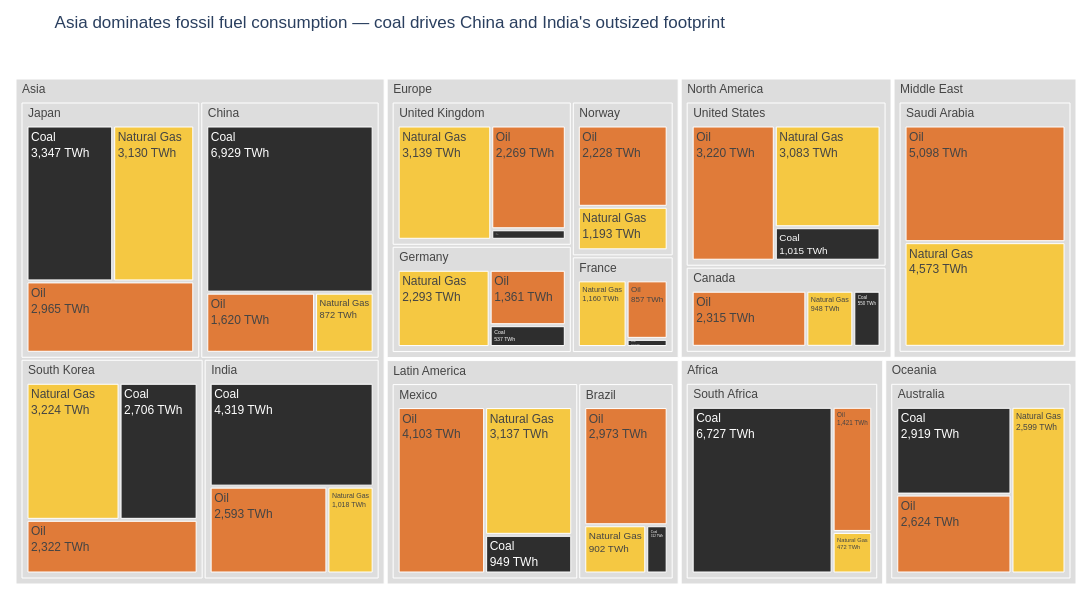

Here is the notebook cell this chart was saved with:
### Markdown cell above
## Task 1 — Treemap: fossil fuel dependency by country

### Code cell
# ── Data prep ─────────────────────────────────────────────────────────────────
df_fossil = df.loc[df['Source_Type'] == 'Fossil'].copy()

# CVD-safe palette for the three fossil sources
fossil_palette = {
    'Coal':        '#2E2E2E',   # dark charcoal: coal
    'Oil':         '#E07B39',   # orange: oil
    'Natural Gas': '#F5C842',   # yellow: natural gas
}

# ── Step 1: Plotly Express base chart ─────────────────────────────────────────
fig = px.treemap(
    df_fossil,
    path=['Region', 'Country', 'Source'],  
    values='TWh',
    color='Source',                         
    color_discrete_map=fossil_palette,
    labels={'TWh': 'Energy (TWh)', 'Source': 'Fossil source'},
    title='Asia dominates fossil fuel consumption — coal drives China and India\'s outsized footprint',
    height=600, width=1100
)

# ── Step 2: Customisation ─────────────────────────────────────────────────────
fig.update_traces(
    texttemplate='%{label}<br>%{value:,.0f} TWh',   # TWh values, no percentages
    hovertemplate='<b>%{label}</b><br>%{value:,.0f} TWh<extra></extra>',
    root_color='white',
)

# Grey out parent nodes (Region and Country level)
fig.data[0].marker.colors = [
    c if c in fossil_palette.values() else '#DDDDDD'
    for c in fig.data[0].marker.colors
]

fig.update_layout(
    font=dict(family='Arial', size=12),
    margin=dict(l=10, r=10, t=55, b=10),
    paper_bgcolor='white',
)

fig.show()

### Figure 1 — Plotly figure (JSON) as saved in the notebook; plotly's stock layout.template omitted (floating-point values rounded to 4 significant figures)
{"data": [{"branchvalues": "total", "customdata": [["Coal"], ["Oil"], ["Oil"], ["Oil"], ["Natural Gas"], ["Natural Gas"], ["Natural Gas"], ["Natural Gas"], ["Coal"], ["Natural Gas"], ["Coal"], ["Coal"], ["Coal"], ["Natural Gas"], ["Oil"], ["Coal"], ["Oil"], ["Oil"], ["Oil"], ["Oil"], ["Coal"], ["Natural Gas"], ["Oil"], ["Natural Gas"], ["Coal"], ["Coal"], ["Natural Gas"], ["Natural Gas"], ["Oil"], ["Coal"], ["Oil"], ["Natural Gas"], ["Oil"], ["Oil"], ["Natural Gas"], ["Natural Gas"], ["Oil"], ["Oil"], ["Coal"], ["Natural Gas"], ["Natural Gas"], ["Coal"], ["Coal"], ["(?)"], ["(?)"], ["(?)"], ["(?)"], ["(?)"], ["(?)"], ["(?)"], ["(?)"], ["(?)"], ["(?)"], ["(?)"], ["(?)"], ["(?)"], ["(?)"], ["(?)"], ["(?)"], ["(?)"], ["(?)"], ["(?)"], ["(?)"], ["(?)"], ["(?)"]], "domain": {"x": [0, 1], "y": [0, 1]}, "hovertemplate": "<b>%{label}</b><br>%{value:,.0f} TWh<extra></extra>", "ids": ["Oceania/Australia/Coal", "Asia/South Korea/Oil", "Europe/Norway/Oil", "Asia/India/Oil", "North America/United States/Natural Gas", "Africa/South Africa/Natural Gas", "Europe/Germany/Natural Gas", "North America/Canada/Natural Gas", "North America/United States/Coal", "Latin America/Mexico/Natural Gas", "Asia/China/Coal", "Asia/India/Coal", "Africa/South Africa/Coal", "Europe/United Kingdom/Natural Gas", "Africa/South Africa/Oil", "North America/Canada/Coal", "Latin America/Mexico/Oil", "Europe/Germany/Oil", "Asia/China/Oil", "Latin America/Brazil/Oil", "Europe/Germany/Coal", "Middle East/Saudi Arabia/Natural Gas", "North America/United States/Oil", "Asia/Japan/Natural Gas", "Europe/United Kingdom/Coal", "Latin America/Mexico/Coal", "Europe/France/Natural Gas", "Latin America/Brazil/Natural Gas", "Europe/United Kingdom/Oil", "Latin America/Brazil/Coal", "Middle East/Saudi Arabia/Oil", "Oceania/Australia/Natural Gas", "Asia/Japan/Oil", "Europe/France/Oil", "Europe/Norway/Natural Gas", "Asia/China/Natural Gas", "North America/Canada/Oil", "Oceania/Australia/Oil", "Europe/France/Coal", "Asia/India/Natural Gas", "Asia/South Korea/Natural Gas", "Asia/Japan/Coal", "Asia/South Korea/Coal", "Oceania/Australia", "Latin America/Brazil", "North America/Canada", "Asia/China", "Europe/France", "Europe/Germany", "Asia/India", "Asia/Japan", "Latin America/Mexico", "Europe/Norway", "Middle East/Saudi Arabia", "Africa/South Africa", "Asia/South Korea", "Europe/United Kingdom", "North America/United States", "Africa", "Asia", "Europe", "Latin America", "Middle East", "North America", "Oceania"], "labels": ["Coal", "Oil", "Oil", "Oil", "Natural Gas", "Natural Gas", "Natural Gas", "Natural Gas", "Coal", "Natural Gas", "Coal", "Coal", "Coal", "Natural Gas", "Oil", "Coal", "Oil", "Oil", "Oil", "Oil", "Coal", "Natural Gas", "Oil", "Natural Gas", "Coal", "Coal", "Natural Gas", "Natural Gas", "Oil", "Coal", "Oil", "Natural Gas", "Oil", "Oil", "Natural Gas", "Natural Gas", "Oil", "Oil", "Coal", "Natural Gas", "Natural Gas", "Coal", "Coal", "Australia", "Brazil", "Canada", "China", "France", "Germany", "India", "Japan", "Mexico", "Norway", "Saudi Arabia", "South Africa", "South Korea", "United Kingdom", "United States", "Africa", "Asia", "Europe", "Latin America", "Middle East", "North America", "Oceania"], "marker": {"colors": ["#2E2E2E", "#E07B39", "#E07B39", "#E07B39", "#F5C842", "#F5C842", "#F5C842", "#F5C842", "#2E2E2E", "#F5C842", "#2E2E2E", "#2E2E2E", "#2E2E2E", "#F5C842", "#E07B39", "#2E2E2E", "#E07B39", "#E07B39", "#E07B39", "#E07B39", "#2E2E2E", "#F5C842", "#E07B39", "#F5C842", "#2E2E2E", "#2E2E2E", "#F5C842", "#F5C842", "#E07B39", "#2E2E2E", "#E07B39", "#F5C842", "#E07B39", "#E07B39", "#F5C842", "#F5C842", "#E07B39", "#E07B39", "#2E2E2E", "#F5C842", "#F5C842", "#2E2E2E", "#2E2E2E", "#DDDDDD", "#DDDDDD", "#DDDDDD", "#DDDDDD", "#DDDDDD", "#DDDDDD", "#DDDDDD", "#DDDDDD", "#DDDDDD", "#DDDDDD", "#DDDDDD", "#DDDDDD", "#DDDDDD", "#DDDDDD", "#DDDDDD", "#DDDDDD", "#DDDDDD", "#DDDDDD", "#DDDDDD", "#DDDDDD", "#DDDDDD", "#DDDDDD"]}, "name": "", "parents": ["Oceania/Australia", "Asia/South Korea", "Europe/Norway", "Asia/India", "North America/United States", "Africa/South Africa", "Europe/Germany", "North America/Canada", "North America/United States", "Latin America/Mexico", "Asia/China", "Asia/India", "Africa/South Africa", "Europe/United Kingdom", "Africa/South Africa", "North America/Canada", "Latin America/Mexico", "Europe/Germany", "Asia/China", "Latin America/Brazil", "Europe/Germany", "Middle East/Saudi Arabia", "North America/United States", "Asia/Japan", "Europe/United Kingdom", "Latin America/Mexico", "Europe/France", "Latin America/Brazil", "Europe/United Kingdom", "Latin America/Brazil", "Middle East/Saudi Arabia", "Oceania/Australia", "Asia/Japan", "Europe/France", "Europe/Norway", "Asia/China", "North America/Canada", "Oceania/Australia", "Europe/France", "Asia/India", "Asia/South Korea", "Asia/Japan", "Asia/South Korea", "Oceania", "Latin America", "North America", "Asia", "Europe", "Europe", "Asia", "Asia", "Latin America", "Europe", "Middle East", "Africa", "Asia", "Europe", "North America", "", "", "", "", "", "", ""], "root": {"color": "white"}, "texttemplate": "%{label}<br>%{value:,.0f} TWh", "type": "treemap", "values": [2919, 2322, 2228, 2593, 3083, 472, 2293, 948, 1015, 3137, 6929.0, 4319, 6727, 3139, 1421, 550, 4103, 1361, 1620, 2973, 537, 4573, 3220, 3130, 230, 949, 1160, 902, 2269, 312, 5098, 2599, 2965, 857, 1193, 872, 2315, 2624, 120, 1018, 3224, 3347, 2706, 8142, 4187, 3813, 9421.0, 2137, 4191, 7930, 9442, 8189, 3421, 9671, 8620, 8252, 5638, 7318, 8620, 35050.0, 15387, 12376, 9671, 11131, 8142]}], "layout": {"font": {"family": "Arial", "size": 12}, "height": 600, "legend": {"tracegroupgap": 0}, "margin": {"b": 10, "l": 10, "r": 10, "t": 55}, "paper_bgcolor": "white", "title": {"text": "Asia dominates fossil fuel consumption — coal drives China and India's outsized footprint"}, "width": 1100}}
